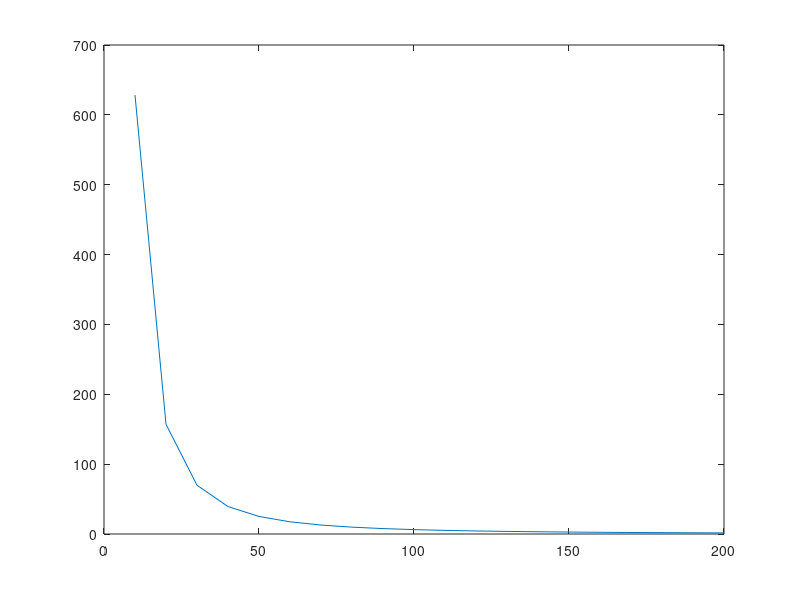

The MATLAB source for this figure:
function graficD()

  a = 2;
  x = 10 : 10 : 100*a;
  for i = 10 : 10 : 100*a
    y(i/10) = pi * a^2 /(2 * (i/100)^2);
  end
  plot(x, y);

end